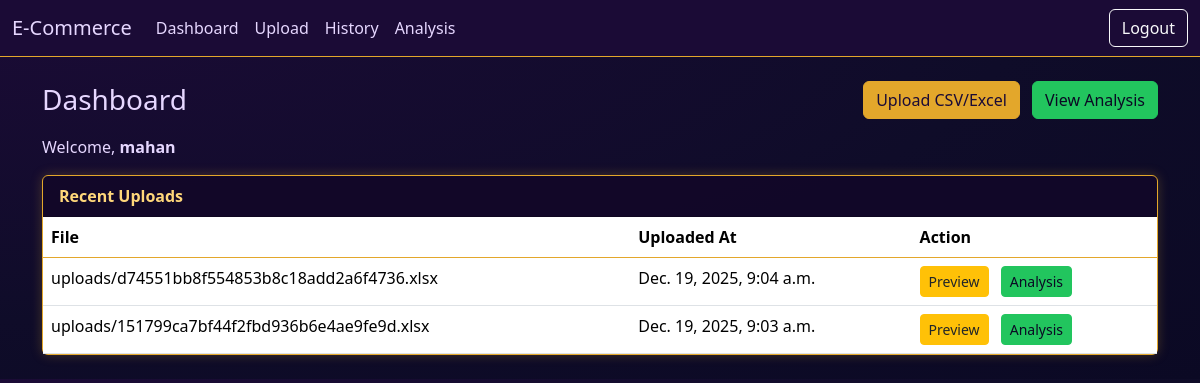
The page /dashboard/ (signed in) on the database its author committed.
### core/models.py (models this page shows)
class Upload(models.Model):
    user = models.ForeignKey(User, on_delete=models.CASCADE)
    file = models.FileField(upload_to=upload_to)
    original_name = models.CharField(max_length=255)
    content_type = models.CharField(max_length=100)
    size = models.BigIntegerField()
    uploaded_at = models.DateTimeField(auto_now_add=True)

### upload_data/models.py (models this page shows)
class UploadRecord(models.Model):
    user = models.ForeignKey(User, on_delete=models.CASCADE)
    file = models.FileField(upload_to=upload_to)
    uploaded_at = models.DateTimeField(auto_now_add=True)

### core/views.py (the view)
# urls.py: path('dashboard/', analysis_dashboard, name='analysis_dashboard'),
@login_required
def dashboard(request: HttpRequest) -> HttpResponse:
    recent_uploads = []
    for r in UploadRecord.objects.filter(user=request.user).order_by('-uploaded_at')[:10]:
        recent_uploads.append({'name': r.file.name, 'uploaded_at': r.uploaded_at, 'source': 'new', 'id': r.id})
    for r in Upload.objects.filter(user=request.user).order_by('-uploaded_at')[:10]:
        recent_uploads.append({'name': r.file.name, 'uploaded_at': r.uploaded_at, 'source': 'legacy', 'id': r.id})
    recent_uploads = sorted(recent_uploads, key=lambda x: x['uploaded_at'], reverse=True)[:10]
    profile = getattr(request.user, 'store_profile', None)
    store_name = getattr(profile, 'store_name', '')
    return render(request, 'core/dashboard.html', {'user': request.user, 'recent_uploads': recent_uploads, 'store_name': store_name})

### core/context_processors.py (called while the page is built)
def store_context(request):
    store_name = ''
    if getattr(request, 'user', None) and request.user.is_authenticated:
        try:
            sp = request.user.store_profile
            store_name = getattr(sp, 'store_name', '')
        except StoreProfile.DoesNotExist:
            store_name = ''
    return {'store_name': store_name}

### core/templates/core/dashboard.html (shortened to what this page needs)
{% extends 'base.html' %}
{% block content %}
    <div class="d-flex justify-content-between align-items-center mb-3">
      <h1 class="h3 mb-0">Dashboard</h1>
      <div>
        <a class="btn btn-primary" href="{% url 'upload_sales' %}">Upload CSV/Excel</a>
        <a class="btn btn-success ms-2" href="{% url 'analysis_dashboard' %}">View Analysis</a>
      </div>
    </div>
    <p>Welcome, <strong>{{ user.username }}</strong>{% if store_name %} — Store: <span class="badge bg-primary">{{ store_name }}</span>{% endif %}</p>
    <div class="card">
      <div class="card-header">Recent Uploads</div>
      <div class="card-body p-0">
        <table class="table mb-0">
          <thead>
            <tr>
              <th>File</th>
              <th>Uploaded At</th>
              <th>Action</th>
            </tr>
          </thead>
          <tbody>
            {% for u in recent_uploads %}
            <tr>
              <td>{{ u.name }}</td>
              <td>{{ u.uploaded_at }}</td>
              <td>
                <a class="btn btn-sm btn-warning text-dark me-2" href="{% url 'view_upload' u.source u.id %}">Preview</a>
                <a class="btn btn-sm btn-success" href="{% url 'analysis_dashboard' %}?source={{ u.source }}&id={{ u.id }}">Analysis</a>
              </td>
            </tr>
            {% empty %}
            <tr>
              <td colspan="3" class="text-muted">No uploads yet.</td>
            </tr>
            {% endfor %}
          </tbody>
        </table>
      </div>
    </div>
{% endblock %}

### core/templates/base.html (style rules this page uses)
:root { --brand-bg: #1b0b36; --brand-bg-2: #0f0c29; --brand-text: #e6d7ff; --brand-accent: #e3a72b; --brand-success: #22c55e; --brand-muted: #2a1a4b; }
body.bg-light { background: radial-gradient(ellipse at top left, var(--brand-bg) 0%, var(--brand-bg-2) 60%, #0b0924 100%) !important; color: var(--brand-text); }
.btn-primary { background-color: var(--brand-accent); border-color: var(--brand-accent); color: #1b0b36; }
.btn-success { background-color: var(--brand-success); border-color: var(--brand-success); color: #0b0924; }
.card { background-color: rgba(18, 7, 41, 0.9); color: var(--brand-text); border: 1px solid var(--brand-accent); box-shadow: 0 0 12px rgba(227, 167, 43, 0.25); }
.card-header { background: transparent; color: #ffd77a; font-weight: 600; }
.table { color: var(--brand-text); }
.table thead th { border-bottom-color: var(--brand-accent); }

### rows shown on the page
Upload: name "uploads/d74551bb8f554853b8c18add2a6f4736.xlsx", uploaded_at "Dec. 19, 2025, 9:04 a.m."
UploadRecord: name "uploads/151799ca7bf44f2fbd936b6e4ae9fe9d.xlsx", uploaded_at "Dec. 19, 2025, 9:03 a.m."

### other values the page prints
{{ user.username }} "mahan"
